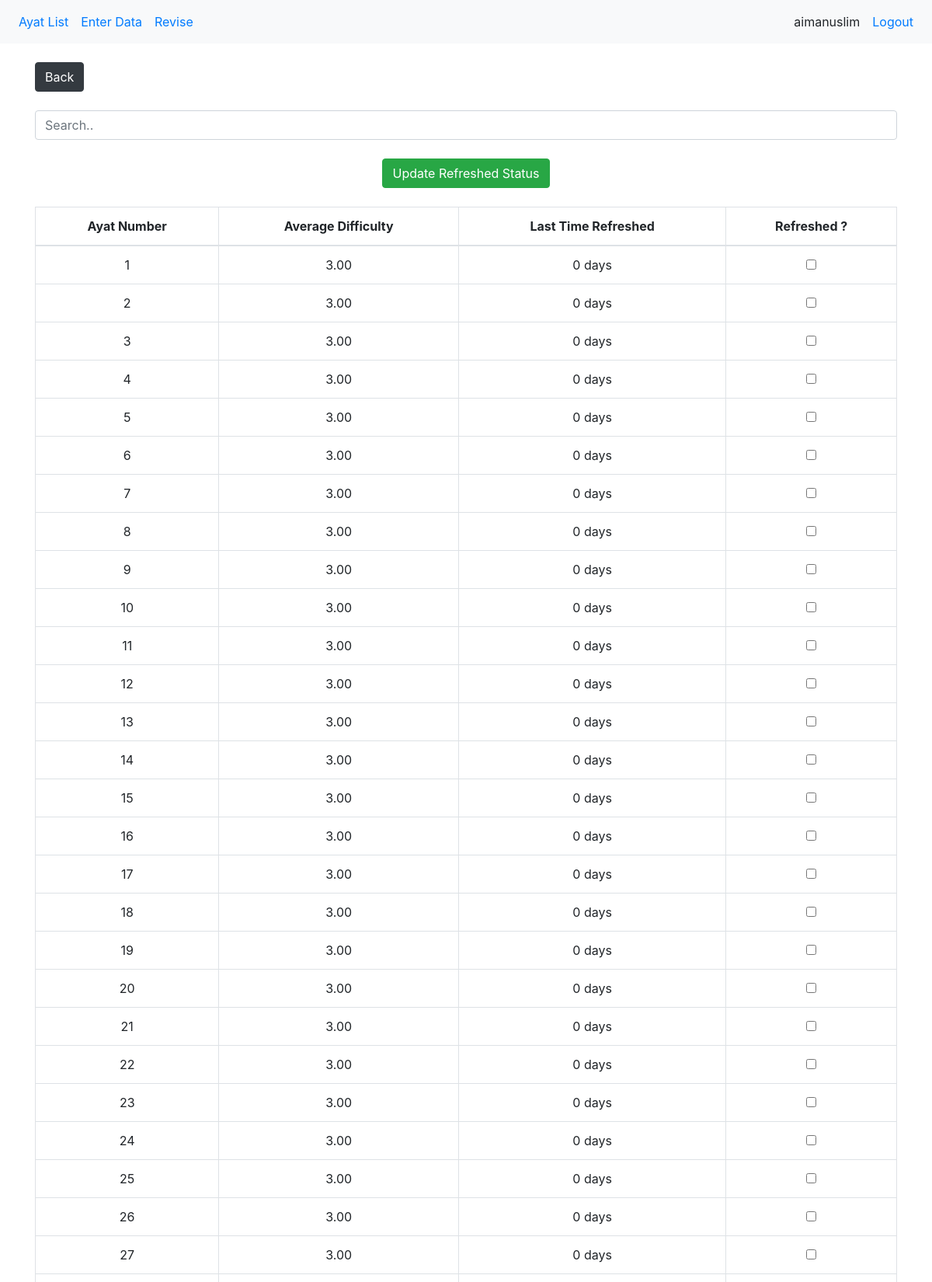
/nasrulhifz/2/ayats/ (signed in, upper part), run on the app's committed database.
### nasrulhifz/models.py (models this page shows, shortened)
class Hifz(models.Model):
    hafiz = models.ForeignKey(User, on_delete=models.SET_NULL, null=True, blank=True)
    surah_number = models.SmallIntegerField()
    ayat_number = models.SmallIntegerField()
    last_refreshed = models.DateField(_("Date"), default=datetime.date.today)
    juz_number = models.SmallIntegerField()
    average_difficulty = models.SmallIntegerField()
    def __init__(self,*args, **kwargs):
        super(Hifz, self).__init__(*args, **kwargs)
    def get_last_refreshed_timelength(self):
        now = datetime.date.today()
        diff = now - self.last_refreshed
        string = get_appropriate_timeunits_from_day(diff.days) + " ago"
        return string
    def get_number_of_days_since_refreshed(self):
        now = datetime.date.today()
        diff = now - self.last_refreshed
        return diff.days
    def get_hifz_average_difficulty(self):
        return self.average_difficulty

### nasrulhifz/views.py (the view, shortened to what this page needs)
# urls.py: path('<int:surah_number>/ayats/', login_required(views.AyatListView.as_view()), name="ayatlist"),
class AyatListView(generic.ListView):
    template_name = 'nasrulhifz/ayatlist.html'
    context_object_name = 'ayat_list_for_surah'
    def get_queryset(self):
        hifz_list = Hifz.objects.filter(hafiz=self.request.user, surah_number=self.kwargs['surah_number'])
        for hifz in hifz_list:
            hifz.last_refreshed_period_string = hifz.get_last_refreshed_timelength()
            hifz.days_since_last_refreshed = hifz.get_number_of_days_since_refreshed()
            hifz.average_difficulty = "{0:.2f}".format(hifz.get_hifz_average_difficulty())
        return hifz_list

### nasrulhifz/helper.py (called while the page is built, shortened)
def get_appropriate_timeunits_from_day(days):
    years, months, weeks = None, None, None
    if years: return str(years) + " years " + str(months) + " months"
    if months: return str(months) + " months " + str(weeks) + " weeks"
    if weeks: return str(weeks) + " weeks " + str(days) + " days"
    return str(days) + " days"

### nasrulhifz/templates/nasrulhifz/ayatlist.html (shortened to what this page needs)
{% extends "base_authenticated.html" %}
{% block content %}
    <div class="mb-4 text-align:left">
     <button class="btn btn-dark" onclick="GoBackWithRefresh();return false;">Back</button>
  </div>
    <input class="form-control my-4 " type="text" id="filter-input" onkeyup="filterTable()" placeholder="Search..">
{% if ayat_list_for_surah %}
    <form method="POST" action="{% url 'nasrulhifz:ayatlist' ayat_list_for_surah.0.surah_number %}">
        <div class="text-center sticky-top"><button type="submit" class="btn btn-success">Update Refreshed Status</button></div>
    <table id="ayat-list-table"  class="my-4 table table-bordered table-hover table-style">
        <thead>
            <tr>
                <th style="text-align:center">Ayat Number</th>
                <th style="text-align:center">Average Difficulty</th>
                <th style="text-align:center">Last Time Refreshed</th>
                <th style="text-align:center">Refreshed ?</th>
            </tr>
        </thead>
        <tbody data-link="row" class="rowlink">
            {% for hifz in ayat_list_for_surah %}
            <tr>
                    <td align="center" class='clickable-row' data-href="{% url 'nasrulhifz:detail' hifz.surah_number hifz.ayat_number %}">{{ hifz.ayat_number }}</td>
                    <td align="center" class='clickable-row' data-href="{% url 'nasrulhifz:detail' hifz.surah_number hifz.ayat_number %}">{{ hifz.average_difficulty }}</td>
                    <td align="center" class='clickable-row' data-href="{% url 'nasrulhifz:detail' hifz.surah_number hifz.ayat_number %}">{{ hifz.days_since_last_refreshed }} days</td>
                    <td align="center">
                            <input type="checkbox" name="ayat_number" value="{{ hifz.ayat_number }}">
                        </td>
            </tr>
            {% endfor %}
        </tbody>
    </table>
</form>
{%  else %}
	<p>No ayats are available.</p>
{% endif %}
{% endblock %}

### nasrulhifz/templates/base_authenticated.html (shortened to what this page needs)
{% load static %}
{% include "base_raw.html" %}
{% block navs %}
<nav class="navbar navbar-expand-sm bg-light">
  <ul class="navbar-nav">
      <li class="nav-item">
          <a class="nav-link" href="{% url 'nasrulhifz:index' %}">Ayat List</a>
      </li>
      <li class="nav-item">
          <a class="nav-link" href="{% url 'nasrulhifz:enter' %}">Enter Data</a>
      </li>
      <li class="nav-item">
          <a class="nav-link" href="{% url 'nasrulhifz:revise' %}">Revise</a>
      </li>
  </ul>
  <div class="navbar-collapse order-3 dual-collapse2">
        <ul class="navbar-nav ml-auto">
            <li class="nav-item">
                <span class="nav-link">{{ user.get_username }}</span>
            </li>
            <li class="nav-item">
                <a class="nav-link" href="{% url 'logout' %}">Logout</a>
            </li>
        </ul>
    </div>
</nav>
<div class="container align-items-center justify-content-center ">
  {% block content %}
     {% endblock %}
</div>
{% endblock %}

### nasrulhifz/templates/base_raw.html (shortened to what this page needs)
{% load static %}
<!DOCTYPE html>
<html lang="en">
<head>
  <link rel="stylesheet" href="{% static 'css/bootstrap.min.css' %}">
  <link rel="stylesheet" href="{% static 'css/custom.css' %}">
</head>
<body>
</body>
</html>

### nasrulhifz/static/css/custom.css (style rules this page uses)
#ayat-list-table { float: center; }
td { cursor: pointer; }

### data on the page
Hifz: ayat_number "1", average_difficulty "3.00", days_since_last_refreshed "0"
Hifz: ayat_number "2", average_difficulty "3.00", days_since_last_refreshed "0"
Hifz: ayat_number "3", average_difficulty "3.00", days_since_last_refreshed "0"
Hifz: ayat_number "4", average_difficulty "3.00", days_since_last_refreshed "0"
Hifz: ayat_number "5", average_difficulty "3.00", days_since_last_refreshed "0"
Hifz: ayat_number "6", average_difficulty "3.00", days_since_last_refreshed "0"
Hifz: ayat_number "7", average_difficulty "3.00", days_since_last_refreshed "0"
Hifz: ayat_number "8", average_difficulty "3.00", days_since_last_refreshed "0"
Hifz: ayat_number "9", average_difficulty "3.00", days_since_last_refreshed "0"
Hifz: ayat_number "10", average_difficulty "3.00", days_since_last_refreshed "0"
Hifz: ayat_number "11", average_difficulty "3.00", days_since_last_refreshed "0"
Hifz: ayat_number "12", average_difficulty "3.00", days_since_last_refreshed "0"
Hifz: ayat_number "13", average_difficulty "3.00", days_since_last_refreshed "0"
Hifz: ayat_number "14", average_difficulty "3.00", days_since_last_refreshed "0"
Hifz: ayat_number "15", average_difficulty "3.00", days_since_last_refreshed "0"
Hifz: ayat_number "16", average_difficulty "3.00", days_since_last_refreshed "0"
Hifz: ayat_number "17", average_difficulty "3.00", days_since_last_refreshed "0"
Hifz: ayat_number "18", average_difficulty "3.00", days_since_last_refreshed "0"
Hifz: ayat_number "19", average_difficulty "3.00", days_since_last_refreshed "0"
Hifz: ayat_number "20", average_difficulty "3.00", days_since_last_refreshed "0"
Hifz: ayat_number "21", average_difficulty "3.00", days_since_last_refreshed "0"
Hifz: ayat_number "22", average_difficulty "3.00", days_since_last_refreshed "0"
Hifz: ayat_number "23", average_difficulty "3.00", days_since_last_refreshed "0"
Hifz: ayat_number "24", average_difficulty "3.00", days_since_last_refreshed "0"
Hifz: ayat_number "25", average_difficulty "3.00", days_since_last_refreshed "0"
Hifz: ayat_number "26", average_difficulty "3.00", days_since_last_refreshed "0"
Hifz: ayat_number "27", average_difficulty "3.00", days_since_last_refreshed "0"

### other printed values
{{ user.get_username }} "aimanuslim"
